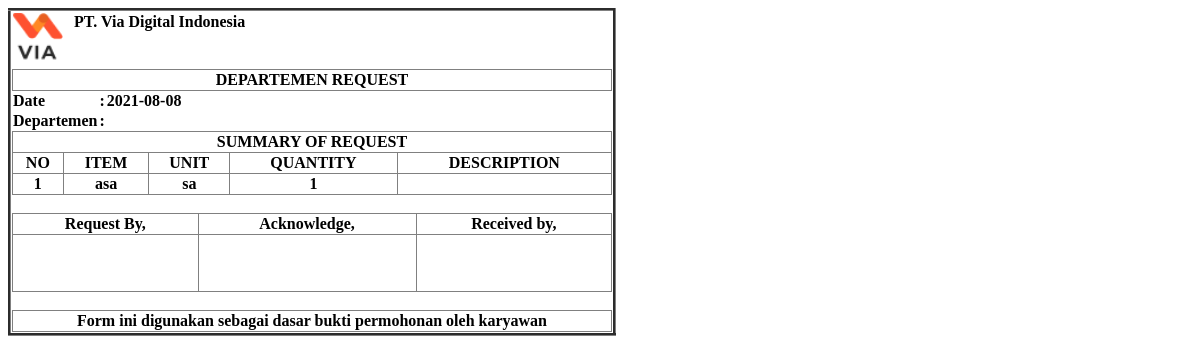
Before: /order/report/5 with the older database file.
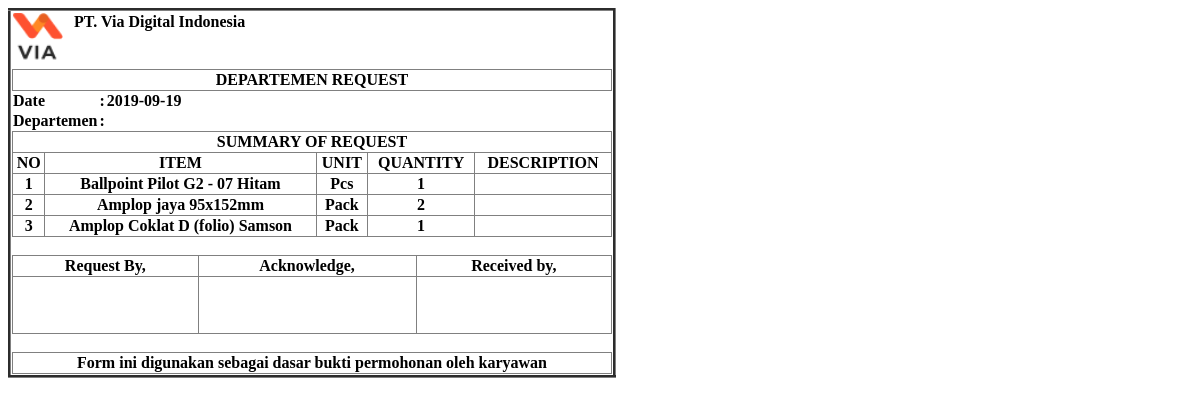
After: the same page with the newer database file.
### tables this page shows
CREATE TABLE `data_order` (
  `id_order` int(10) NOT NULL,
  `id_keranjang` varchar(255) NOT NULL,
  `id_barang` varchar(255) NOT NULL,
  `id_dep` varchar(255) NOT NULL,
  `user_id` varchar(255) NOT NULL,
  `qty_order` varchar(255) NOT NULL,
  `tanggal` varchar(50) NOT NULL,
  `ket` text NOT NULL
);

CREATE TABLE `data_barang` (
  `id` int(11) NOT NULL,
  `item` varchar(120) NOT NULL,
  `qty` varchar(120) NOT NULL,
  `satuan` text NOT NULL,
  `kondisi` varchar(50) NOT NULL,
  `status_barang` varchar(50) NOT NULL
);

### application/controllers/Order.php (called while the page is built, shortened)
<?php
class Order extends CI_Controller
{
    public function __construct()
    {
        $this->load->model('order_model');
        $this->load->model('jabatan_model');
        $this->load->model('akun_model');
    }
    public function report($id)
    {
        $x = $this->session->userdata('id_dep');
        $data['departemen'] = $this->order_model->dep($x);
        $data['judul'] = 'Report Barang';
        $data['data'] = $this->order_model->where($id);
        $data['data2'] = $this->order_model->getDataJoin();
        $data['data3'] = $this->order_model->status($id);
        $this->load->view('order/report', $data);
    }
}

### index.php (called while the page is built, shortened)
<?php
require_once BASEPATH.'core/CodeIgniter.php';

### application/models/Order_model.php (called while the page is built, shortened)
<?php
class Order_model extends CI_Model
{
    public function getDataJoin()
    {
        $this->db->select('*');
        $this->db->from('order_status');
        $this->db->join('departemen', 'departemen.id = order_status.departemen');
        $this->db->where('status', 2);
        $query = $this->db->get();
        return $query->result();
    }
    public function where($id)
    {
        $this->db->select('*');
        $this->db->from('data_order');
        $this->db->join('data_barang', 'data_barang.id = data_order.id_barang');
        $this->db->where('id_keranjang', $id);
        return $this->db->get()->result();
    }
    public function dep($x)
    {
        $this->db->where('id', $x);
        $query = $this->db->get('departemen');
        return $query->row();
    }
    public function status($id)
    {
        $this->db->where('id_ker', $id);
        $x = $this->db->get('order_status');
        return $x->row();
    }
}

### application/views/order/report.php (the view, shortened to what this page needs)
<!DOCTYPE html>
<html lang="en">
<head>
</head>
<body>
    <div class="container">
        <table border="3" class="c">
            <tr>
                <th>
                    <table>
                        <tr align="left">
                            <th rowspan="2"><img src="<?= base_url('assets/foto/icon.png') ?>" width="50">
                            </th>
                            <th class="a">PT. Via Digital Indonesia</th>
                            <th width="295x"></th>
                        </tr>
                    </table>
                    <table border="1px" width="600px">
                        <th>DEPARTEMEN REQUEST</th>
                    </table>
                    <table class="b">
                        <tr align="left" width="600">
                            <th>Date</th>
                            <th>:</th>
                            <th><?php $no = 1;
                                   foreach ($data as $x) {
                                       if ($no++ > 1) break;
                                       echo $x->tanggal;
                                   }
                                   ?></th>
                        </tr>
                        <tr align="left" width="600">
                            <th>Departemen</th>
                            <th>:</th>
                            <th> <?= $departemen->nama_dep; ?>
                            </th>
                        </tr>
                    </table>
                    <table border=1 width="600px">
                        <thead>
                            <tr>
                                <th colspan="6">SUMMARY OF REQUEST</th>
                            </tr>
                            <tr>
                                <th>NO</th>
                                <th>ITEM</th>
                                <th>UNIT</th>
                                <th>QUANTITY</th>
                                <th>DESCRIPTION</th>
                            </tr>
                        </thead>
                        <?php
                           $no = 1;
                           foreach ($data as $x) { ?>
                            <tr>
                                <td><?= $no++; ?></td>
                                <td><?= $x->item ?></td>
                                <td><?= $x->satuan ?></td>
                                <td><?= $x->qty_order ?></td>
                                <td></td>
                            </tr>
                        <?php } ?>
                    </table>
                    <br>
                    <table border="1" width="600px">
                        <tr>
                            <th>Request By,</th>
                            <th>Acknowledge,</th>
                            <th>Received by,</th>
                        </tr>
                        <tr>
                            <th> <br><br><br> </th>
                            <th> <br><br><br> </th>
                            <th> <br><br><br> </th>
                        </tr>
                    </table>
                    <br>
                    <table border=1 width="600px">
                        <th>Form ini digunakan sebagai dasar bukti permohonan oleh karyawan</th>
                    </table>
                </th>
            </tr>
        </table>
    </div>
</body>
</html>

Changed rows visible on the page:
removed data_order: data_barang.tanggal "2021-08-08", data_barang.item "asa", data_barang.satuan "sa", qty_order "1"
added data_order: tanggal "2019-09-19", data_barang.item "Ballpoint Pilot G2 - 07 Hitam", data_barang.satuan "Pcs", qty_order "1"
added data_order: data_barang.item "Amplop jaya 95x152mm", data_barang.satuan "Pack", qty_order "2"
added data_order: data_barang.item "Amplop Coklat D (folio) Samson", data_barang.satuan "Pack", qty_order "1"
